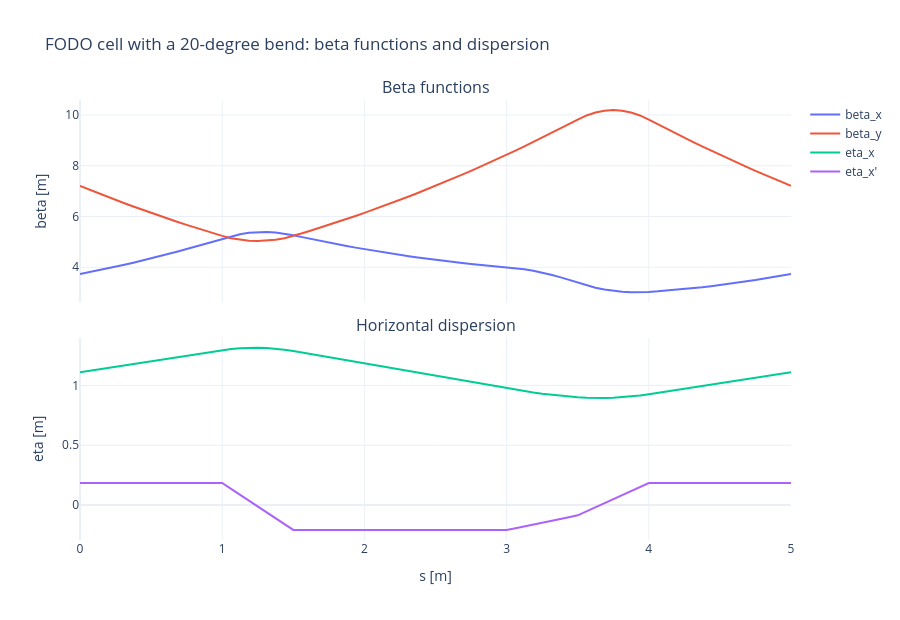
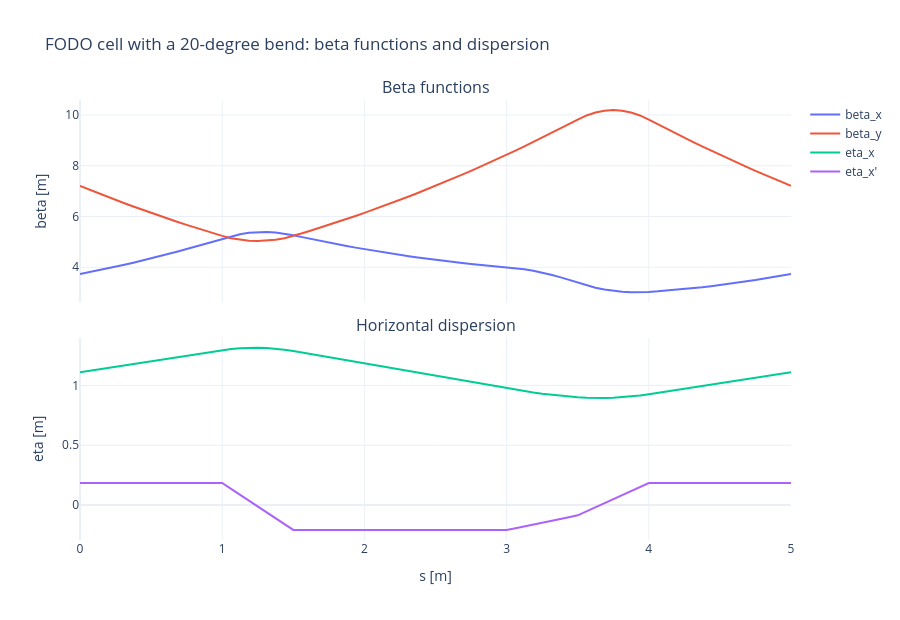

These figures' notebook cell, in order:
### Markdown cell above
## A1. Replace part of the central drift with a dipole

Now insert a 20-degree bend. The default model below uses a sector bend without edge focusing, so the main new effect is horizontal dispersion. This makes the lattice edit visible: the 2.0 m central drift from the reference FODO is split into a 1.5 m drift plus a 0.5 m Xsuite `xt.Bend`.

### Code cell
env_bend = xt.Environment()
env_bend["kq"] = env_fodo["kq"]
env_bend["bend_angle"] = np.deg2rad(20.0)
env_bend["bend_length"] = 0.5

env_bend.new("D1", xt.Drift, length=1.0)
env_bend.new("QF", xt.Quadrupole, length=0.5, k1="kq")
env_bend.new("D2", xt.Drift, length=1.5)
env_bend.new(
    "BEND",
    xt.Bend,
    length="bend_length",
    angle="bend_angle",
    k0="bend_angle / bend_length",
)
env_bend.new("QD", xt.Quadrupole, length=0.5, k1="-kq")
env_bend.new("D3", xt.Drift, length=1.0)

fodo_with_bend_line = env_bend.new_line(
    name="fodo_with_bend",
    components=["D1", "QF", "D2", "BEND", "QD", "D3"],
)
fodo_with_bend_line.particle_ref = xt.Particles(p0c=1e9, mass0=xt.ELECTRON_MASS_EV, q0=-1)

fodo_with_bend = dch.elements_from_xsuite_line(
    fodo_with_bend_line,
    roles={
        "QF": "focusing quadrupole",
        "BEND": "20-degree bend slot",
        "QD": "defocusing quadrupole",
    },
)
optics_fodo_bend = dch.compute_periodic_optics(fodo_with_bend)

display(dch.element_layout(fodo_with_bend))
display(dch.optics_summary(optics_fodo_bend, label="FODO with 20-degree bend"))
dch.plot_optics(optics_fodo_bend, title="FODO cell with a 20-degree bend: beta functions and dispersion")
